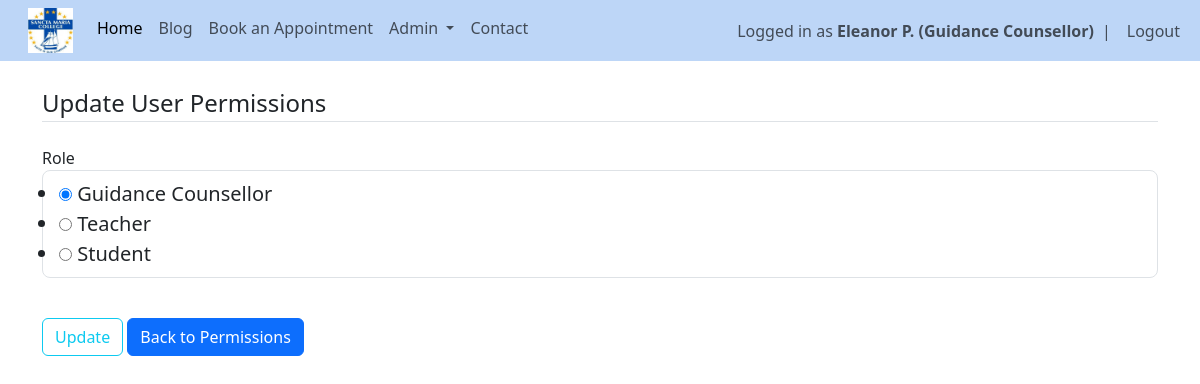
Before: /update-user/2 (signed in) with the older database file.
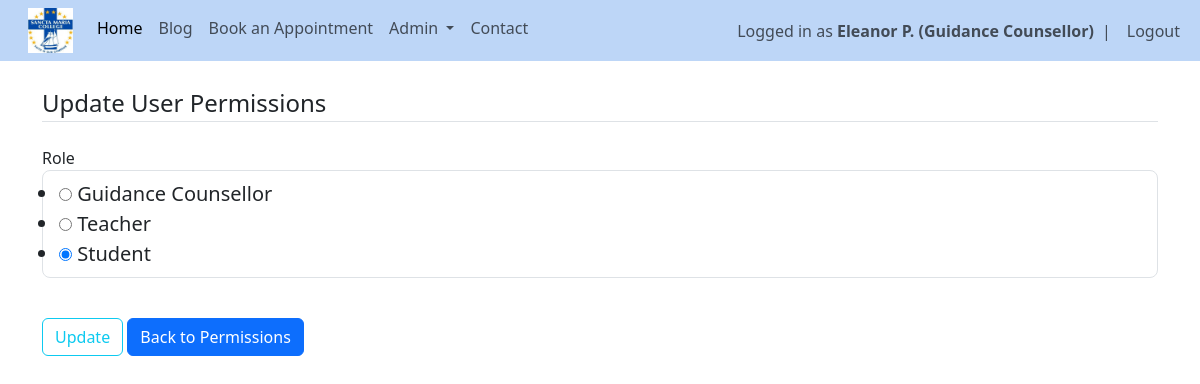
After: the same page with the newer database file.
### website/models.py (models this page shows)
class User(db.Model, UserMixin):
    id = db.Column(db.Integer, primary_key=True)
    email = db.Column(db.String(150), unique=True)
    fname = db.Column(db.String(20))
    lname = db.Column(db.String(20))
    username = db.Column(db.String(150), unique=True)
    role = db.Column(db.String(150))
    password = db.Column(db.String(150))
    date_created = db.Column(db.DateTime(timezone=True), default=func.now())
    posts = db.relationship('Post', backref='user', passive_deletes=True)
    comments = db.relationship('Comment', backref='user', passive_deletes=True)
    likes = db.relationship('Like', backref='user', passive_deletes=True)
    appointments = db.relationship('Appointment', foreign_keys="Appointment.counsellor_id", back_populates="counsellor")

### website/views.py (the view)
@views.route("/update-user/<id>", methods=['GET', 'POST'])
@login_required
def update_user(id):
    if current_user.role != "Guidance Counsellor":
        flash("Access Denied", category='error')
        return redirect(url_for('views.home'))
    user = User.query.filter_by(id=id).first()
    form = UserPermissionUpdateForm()
    if form.validate_on_submit():
        user.role = form.role.data
        db.session.commit()
        flash("User Permissions Updated!", category="success")
        page = request.args.get('page', 1, type=int)
        posts = Post.query.order_by(Post.date_created.desc()).paginate(page=page, per_page=4)
        return redirect(url_for('views.permissions'))
    elif request.method =='GET':
        form.role.data = user.role
    return render_template("update_permissions.html", form=form, user=current_user, posts=user)

### website/forms.py
class UserPermissionUpdateForm(FlaskForm):
    role = RadioField("Role", choices=[('Guidance Counsellor'), ('Teacher'), ('Student')],validators=[DataRequired()])
    submit = SubmitField('Update')

### website/__init__.py (called while the page is built)
def create_app():
    app = Flask(__name__)
    app.config['SECRET_KEY'] = "DQiAlMIU5u5eeLDw4KPMHx4d"
    app.config['SQLALCHEMY_DATABASE_URI'] = f'sqlite:///{DB_NAME}'
    db.init_app(app)
    from .views import views
    from .auth import auth
    app.register_blueprint(views, url_prefix="/")
    app.register_blueprint(auth, url_prefix="/")
    from .models import User, Post
    with app.app_context():
        db.create_all()
    login_manager = LoginManager()
    login_manager.login_view = "auth.login"
    login_manager.init_app(app)
    @login_manager.user_loader
    def load_user(id):
        return User.query.get(int(id))
    return app

### website/templates/update_permissions.html (shortened to what this page needs)
{% extends "template.html" %} {% block title %} Update User Permissions {% endblock %}
{% block content %}
<br/>
<div class="content-section">
    <form method="POST" action="">
        <fieldset class="form-group">
            <legend class="border-bottom mb-4">Update User Permissions</legend>
            <div class="form-group">
                {{ form.role.label(class="form-control-label") }}
                {% if form.role.errors %}
                    {{ form.role(class="form-control form-control-lg is-invalid") }}
                    <div class="invalid-feedback">
                        {% for error in form.role.errors %}
                            <span>{{ error }}</span>
                        {% endfor %}
                    </div>
                {% else %}
                    {{ form.role(class="form-control form-control-lg") }}
                {% endif %}
            </div>
        </fieldset>
        <br/>
            <div class="form-group">
              {{ form.submit(class="btn btn-outline-info") }}
                <a href="/permissions">
                    <button class="btn btn-primary" type="button"> Back to Permissions </button>
                </a>
            </div>
    </form>
</div>
 {% endblock %}

Changed rows visible on the page:
changed User: role "☑ Guidance Counsellor ☐ Teacher ☐ Student" → "☐ Guidance Counsellor ☐ Teacher ☑ Student"
